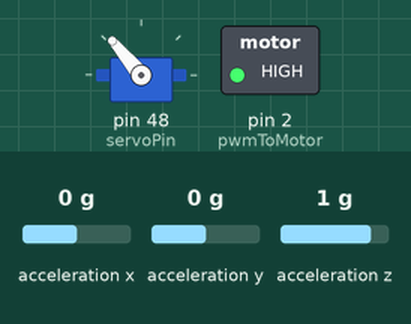
Simulated run of this sketch. Board: Arduino Mega 2560, built with avr-gcc and run on an emulated ATmega2560. On the bench: servo, switched loads named in the sketch (green lamp = pin HIGH). Inputs (shaded band) come from the test bench; at power-on: acceleration y 0 g, acceleration x 0 g, acceleration z 1 g.

Above: at 4.4 s.
4.5 s: acceleration y set to 0.8 g
At 7.4 s:
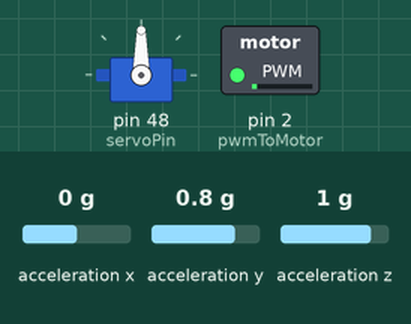
8.0 s: acceleration y set to 0.3 g
11.0 s: acceleration y set to 0 g
At 14.1 s:
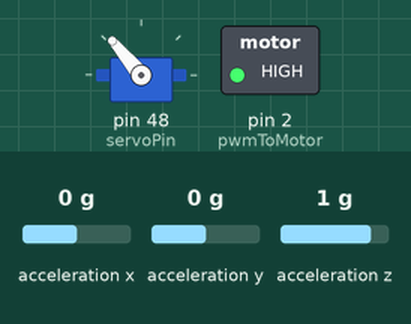
17.4 s: acceleration y set to 1.4 g
At 19.5 s:
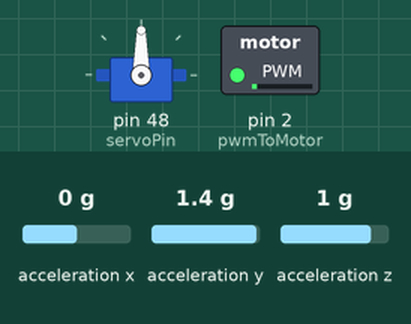
20.5 s: acceleration y set to -1.4 g
At 22.7 s:
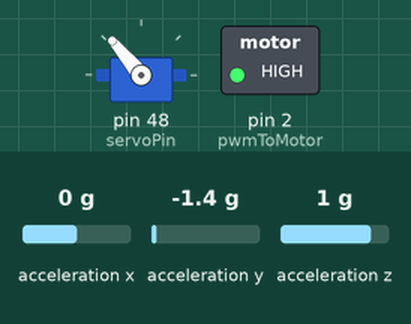
Timing chart, 0 to 27.0 s (numbered marks = the images above; inputs shaded):
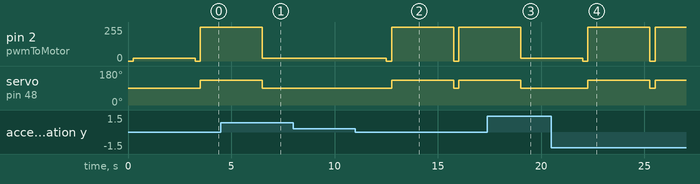

Measured:
- the behaviour switches between 0.2 and 0.1 g on acceleration y (found by bisection; images 1 and 2)
- after the input at 4.5 s, servo on pin 48 (servoPin): goes on until 6.5 s, then stays 90°
- after the input at 8.0 s, every drawn part: stays the same
- after the input at 11.0 s, pin 2 (pwmToMotor): alternates 255/255 for 3.0 s and 0/255 for 0.25 s, starting after 1.5 s; servo on pin 48 (servoPin): 90° → 130° after 1.8 s, → 90° 3.0 s later, → 130° 0.25 s later
- after the input at 17.4 s, servo on pin 48 (servoPin): goes on until 19.0 s, then stays 90°
- after the input at 20.5 s, pin 2 (pwmToMotor): alternates 255/255 for 3.0 s and 0/255 for 0.25 s, starting after 1.5 s; servo on pin 48 (servoPin): 90° → 130° after 1.8 s, → 90° 3.0 s later, → 130° 0.25 s later

The sketch:

testdrive.ino
```cpp
/*
 * Test the motor and servo of the car.
 *
 */
#include <Wire.h>
#include <Adafruit_MMA8451.h>
#include <Adafruit_Sensor.h>
#include <Servo.h>

Servo carServo;
Adafruit_MMA8451 mma = Adafruit_MMA8451();

#define pwmToMotor    2             // Defining the PWM pin to run the motor
#define servoPin      48            // Defining the servo control pin
#define dirPin        3             // Determines wherether wheels move forward or reverse

void driveCircle();
void driveStraight();
void carStop();


int carSpeed        = 20;           // Speed of the car [0-255]
int turnAngle         = 130;        // Angle to turn to make a circle
int straightAngle     = 90;         // Wheel reset angle
int adjustingDelay    = 250;        // Time delay to allow servo to adjust wheel angle

void setup() {
  Serial.begin(9600);

  //check MMA sensor before starting
  if( !mma.begin() ) {
    Serial.println("Cannot find MMA8451");
    while (1);
  }

  mma.setRange(MMA8451_RANGE_2_G);


  carServo.attach(servoPin);        // setting the Servo motor control for the pin

  // Re-adjust wheels and pause for half a second
  carServo.write(straightAngle);
  delay(adjustingDelay);

  driveStraight();
}

void loop() {

  /* Detect collision and back up if detected */

  mma.read();
  sensors_event_t event;
  mma.getEvent(&event);

  if(event.acceleration.y < 1.0) {
    carStop();
    digitalWrite(dirPin, HIGH);
    carServo.write(turnAngle);
    analogWrite(pwmToMotor, -carSpeed);
    delay(3000);

  } else {
    driveStraight();
  }

}

void driveCircle() {
  carServo.write(turnAngle);
  analogWrite(pwmToMotor, carSpeed);
  delay(4000); //run for 4 seconds
}

void driveStraight() {
  digitalWrite(dirPin, LOW);
  carServo.write(straightAngle);
  analogWrite(pwmToMotor, carSpeed);
  delay(3000);
}

void carStop() {
  analogWrite(pwmToMotor, 0);
  carServo.write(straightAngle);
  delay(adjustingDelay);
}
```
